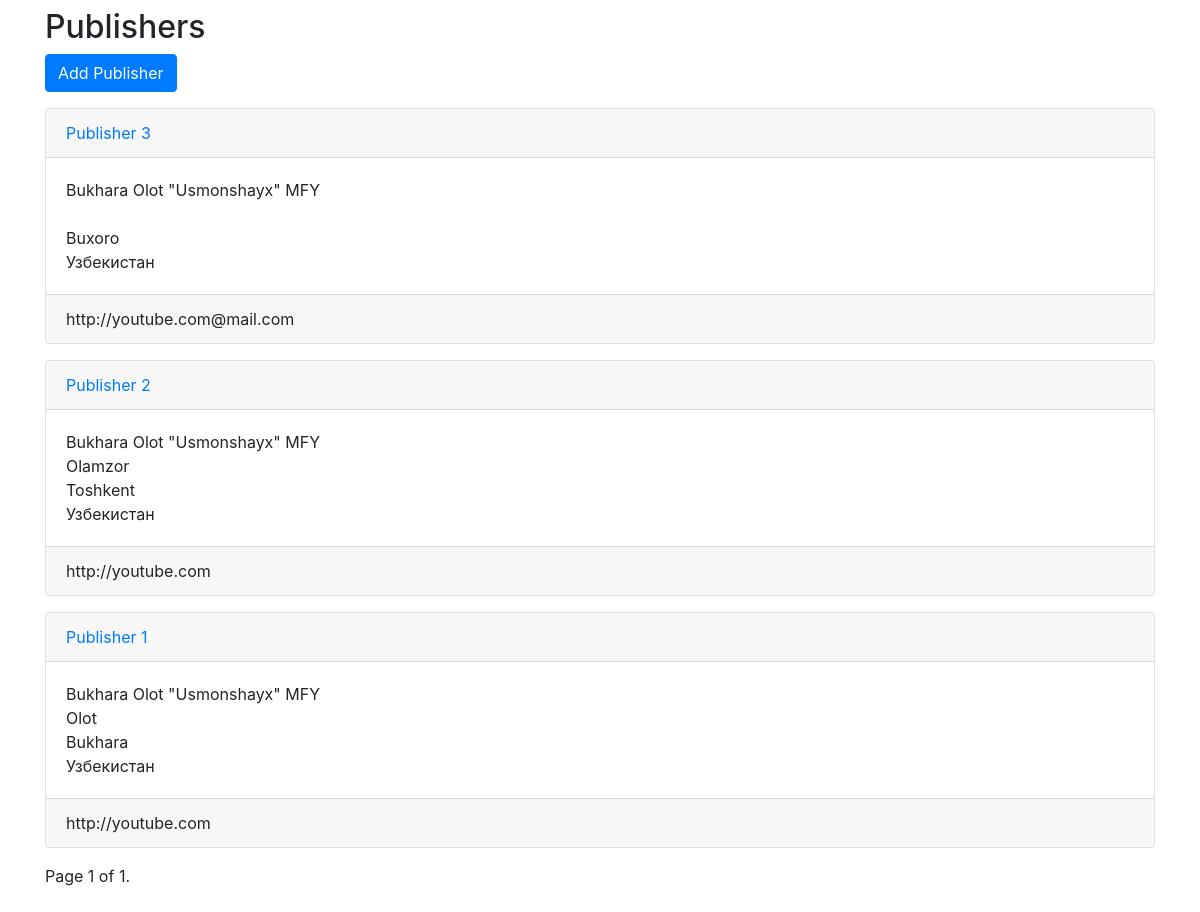
Screenshot of /publishers/ with the database file from the repository.
### app/models.py (models this page shows, shortened)
class Publisher(models.Model):
    name = models.CharField(max_length=30)
    address = models.CharField(max_length=50)
    city = models.CharField(max_length=60)
    state_province = models.CharField(max_length=30)
    country = models.CharField(max_length=50)
    about = models.TextField()
    website = models.URLField()
    class Meta:
        ordering = ["-name"]

### app/views.py (the view)
# urls.py: path('publishers/', PublisherListView.as_view(), name='publisher'),
class PublisherListView(ListView):
    model = Publisher
    template_name = 'app/publishers.html'
    context_object_name = 'publishers'
    paginate_by = 5

### app/templates/app/publishers.html (shortened to what this page needs)
{% extends "app/base.html" %}
{% block content %}
    <h2>Publishers</h2>
    <a href="{% url 'publisher-create' %}" class="btn btn-primary mb-3">Add Publisher</a>
    {% for publisher in publishers %}
        <div class="card mb-3">
            <div class="card-header">
                <a href="{% url 'publisher-detail' publisher.id %}">
                    {{ publisher.name }}
                </a>
            </div>
            <div class="card-body">
                {{ publisher.address }} <br>
                {{ publisher.city }} <br>
                {{ publisher.state_province }}<br>
                {{ publisher.country }}<br>
            </div>
            <div class="card-footer">
                {{ publisher.website }}
            </div>
        </div>
    {% endfor %}
    <div class="pagination">
        <span class="step-links">
            <span class="current">
                Page {{ page_obj.number }} of {{ page_obj.paginator.num_pages }}.
            </span>
        </span>
    </div>
{% endblock %}

### rows the page displays
Publisher: name "Publisher 3", address "Bukhara Olot \"Usmonshayx\" MFY", state_province "Buxoro", country "Узбекистан", website "http://youtube.com@mail.com"
Publisher: name "Publisher 2", address "Bukhara Olot \"Usmonshayx\" MFY", city "Olamzor", state_province "Toshkent", country "Узбекистан", website "http://youtube.com"
Publisher: name "Publisher 1", address "Bukhara Olot \"Usmonshayx\" MFY", city "Olot", state_province "Bukhara", country "Узбекистан", website "http://youtube.com"

### other values shown
{{ page_obj.number }} "1"
{{ page_obj.paginator.num_pages }} "1"
